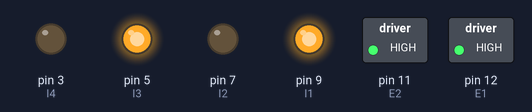
The sketch below on a simulated Arduino Uno, built with avr-gcc and run on an emulated ATmega328P. Shown: switched loads named in the sketch (green lamp = pin HIGH), output pins drawn as LEDs (lit = HIGH).

Above: at 5.0 s.
At 15.0 s:
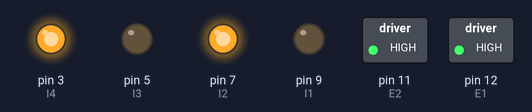
Timing chart, 0 to 23.0 s (numbered marks = the images above):
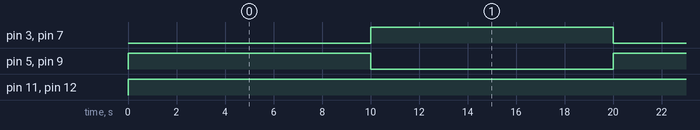

Measured:
- by itself, pin 3 (I4), pin 5 (I3), pin 7 (I2), pin 9 (I1): alternates HIGH for 10.0 s and LOW for 10.0 s
- by itself, pin 11 (E2), pin 12 (E1): LOW → HIGH at 0.00 s

The sketch:

motor_cont_test.ino
```cpp
#define E1 12  // Enable Pin for motor 1
#define E2 11  // Enable Pin for motor 2

#define I1 9  // Control pin 1 for motor 1
#define I2 7  // Control pin 2 for motor 1
#define I3 5  // Control pin 1 for motor 2
#define I4 3  // Control pin 2 for motor 2

void setup() {

    pinMode(E1, OUTPUT);
    pinMode(E2, OUTPUT);

    pinMode(I1, OUTPUT);
    pinMode(I2, OUTPUT);
    pinMode(I3, OUTPUT);
    pinMode(I4, OUTPUT);
}

void loop() {

    digitalWrite(E1, HIGH); // Run in half speed
    digitalWrite(E2, HIGH); // Run in full speed

    digitalWrite(I1, HIGH);
    digitalWrite(I2, LOW);
    digitalWrite(I3, HIGH);
    digitalWrite(I4, LOW);

    delay(10000);

    // change direction

    digitalWrite(I1, LOW);
    digitalWrite(I2, HIGH);
    digitalWrite(I3, LOW);
    digitalWrite(I4, HIGH);

    delay(10000);
}
```
